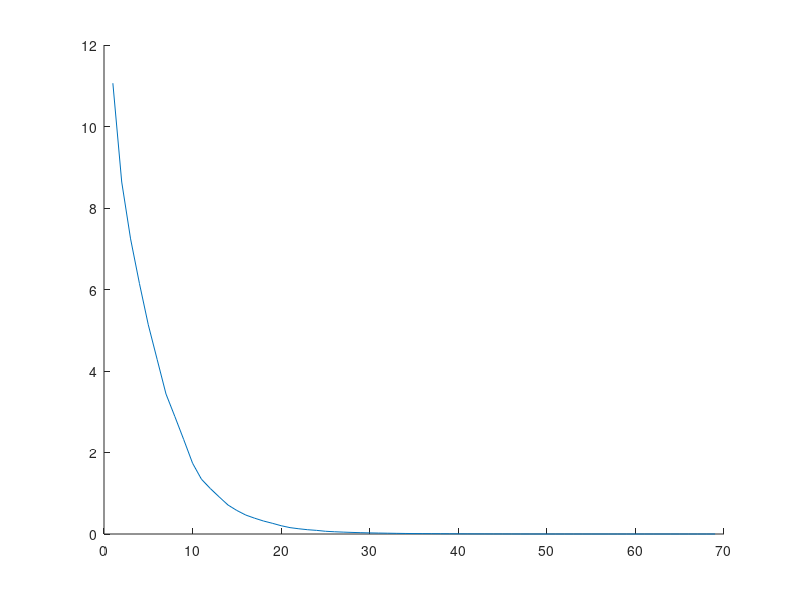

MATLAB code for this plot:
clear all;
close all;

%Conjugate Gradient Methods 
%Algorithm 5.2
n = 1000;
[Q,R] = qr(rand(n,n));
dd = (1000 - 10) / 999;
D = diag(10:dd:1000);
%dd_1 = 2 / 499;
%D = diag([9:dd_1:11,999:dd_1:1001]);
A = Q.' * D * Q;




bb = rand(n,1);


x = zeros(1000,1);
r_0 = A * x - bb;
p_0 = -r_0;
k = 0;

num = 1000;
err = zeros(num,1);
r = r_0;
err(1) = norm(r);
p = p_0;
while norm(r) > 0.00001
	a = (r.' * r) / (p.' * A * p);
	x_new = x + a * p;

	r_new = r + a * A * p;
	b_new = (r_new.'*r_new)/(r.'*r);
	p_new = -r_new + b_new * p;
	k = k + 1;

	x = x_new;
	r = r_new;
	b = b_new;
	p = p_new;
	err(k) = norm(r);
end 

%plot
figure;
hold on;
plot([1:1:k], err(1:k));
pause;
